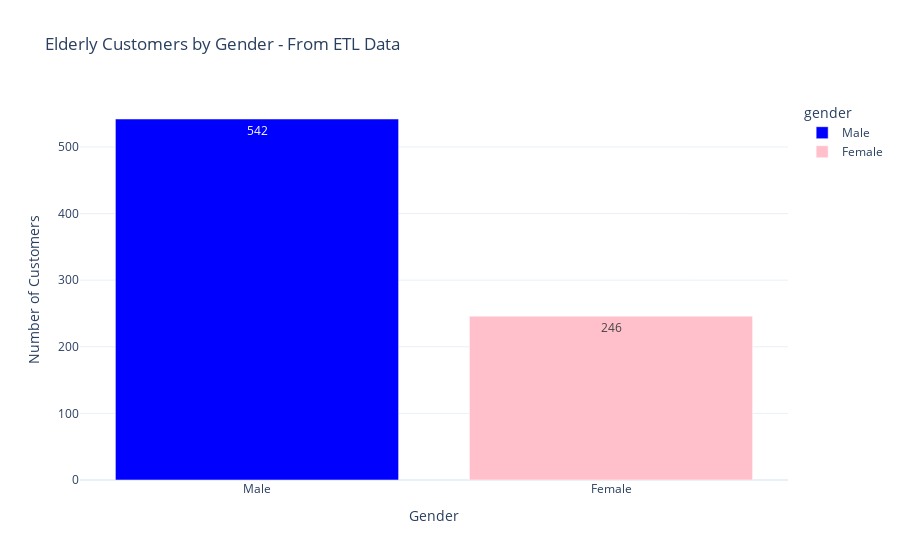
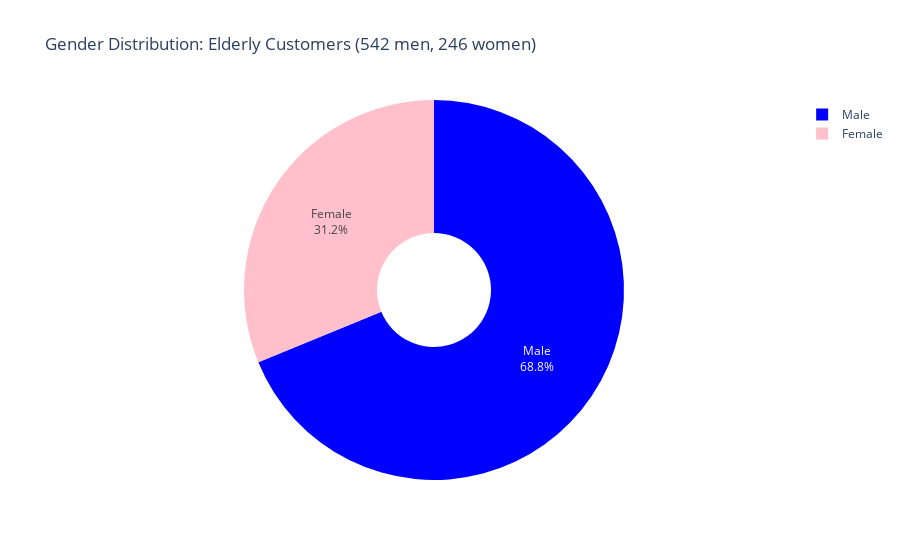
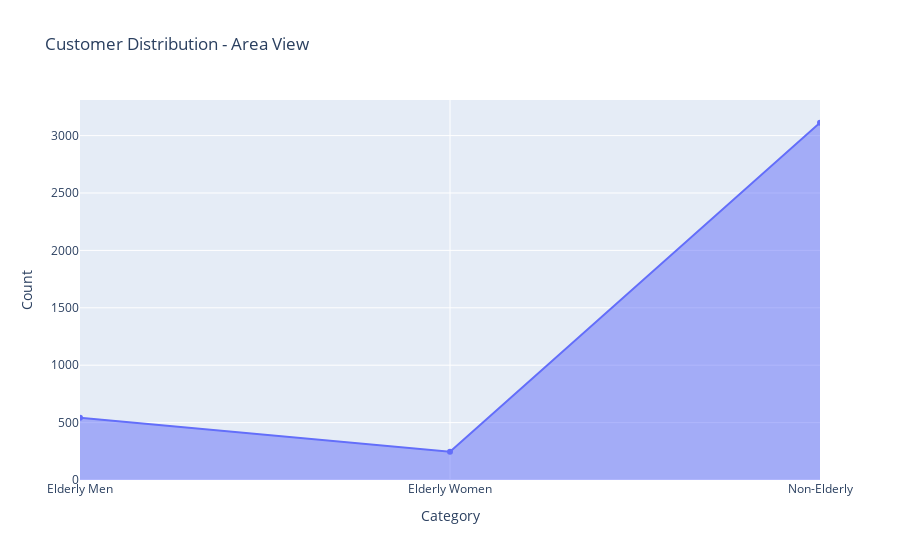

Source (notebook cell) for these figures, in order:
### Markdown cell above
**Files loaded:**
- `elderly_gender_summary.csv`: Gender counts (542 men, 246 women)
- `shopping_trends_clean.csv`: Full cleaned dataset
- `elderly_customers.csv`: Pre-filtered elderly customers
- `area_data.csv`: Summary data for area plots

### Code cell
fig_bar = px.bar(elderly_summary, 
                 x='gender', 
                 y='count',
                 title='Elderly Customers by Gender - From ETL Data',
                 color='gender',
                 color_discrete_map={'Male': 'blue', 'Female': 'pink'},
                 text='count')

fig_bar.update_layout(
    xaxis_title='Gender',
    yaxis_title='Number of Customers',
    template='plotly_white'
)

fig_bar.show()

print(" Creating Pie Chart...")
fig_pie = px.pie(elderly_summary,
                 values='count',
                 names='gender',
                 title='Gender Distribution: Elderly Customers (542 men, 246 women)',
                 hole=0.3,
                 color='gender',
                 color_discrete_map={'Male': 'blue', 'Female': 'pink'})

fig_pie.update_traces(textposition='inside', textinfo='percent+label')
fig_pie.show()


area_data = pd.read_csv('../dataset/clean/area_data.csv')
fig_area = px.area(area_data,
                   x='Category',
                   y='Count',
                   title='Customer Distribution - Area View',
                   markers=True)

fig_area.show()

print("\n All visualizations created from ETL cleaned data!")

### Figure 1 — Plotly figure (JSON) as saved in the notebook; plotly's stock layout.template omitted (floating-point values rounded to 4 significant figures)
{"data": [{"alignmentgroup": "True", "hovertemplate": "gender=%{x}<br>count=%{text}<extra></extra>", "legendgroup": "Male", "marker": {"color": "blue", "pattern": {"shape": ""}}, "name": "Male", "offsetgroup": "Male", "orientation": "v", "showlegend": true, "text": [542], "textposition": "auto", "type": "bar", "x": ["Male"], "xaxis": "x", "y": [542], "yaxis": "y"}, {"alignmentgroup": "True", "hovertemplate": "gender=%{x}<br>count=%{text}<extra></extra>", "legendgroup": "Female", "marker": {"color": "pink", "pattern": {"shape": ""}}, "name": "Female", "offsetgroup": "Female", "orientation": "v", "showlegend": true, "text": [246], "textposition": "auto", "type": "bar", "x": ["Female"], "xaxis": "x", "y": [246], "yaxis": "y"}], "layout": {"barmode": "relative", "legend": {"title": {"text": "gender"}, "tracegroupgap": 0}, "title": {"text": "Elderly Customers by Gender - From ETL Data"}, "xaxis": {"anchor": "y", "categoryarray": ["Male", "Female"], "categoryorder": "array", "domain": [0, 1], "title": {"text": "Gender"}}, "yaxis": {"anchor": "x", "domain": [0, 1], "title": {"text": "Number of Customers"}}}}

### Figure 2 — Plotly figure (JSON) as saved in the notebook; plotly's stock layout.template omitted (floating-point values rounded to 4 significant figures)
{"data": [{"customdata": [["Male"], ["Female"]], "domain": {"x": [0, 1], "y": [0, 1]}, "hole": 0.3, "hovertemplate": "gender=%{customdata[0]}<br>count=%{value}<extra></extra>", "labels": ["Male", "Female"], "legendgroup": "", "marker": {"colors": ["blue", "pink"]}, "name": "", "showlegend": true, "textinfo": "percent+label", "textposition": "inside", "type": "pie", "values": [542, 246]}], "layout": {"legend": {"tracegroupgap": 0}, "title": {"text": "Gender Distribution: Elderly Customers (542 men, 246 women)"}}}

### Figure 3 — Plotly figure (JSON) as saved in the notebook; plotly's stock layout.template omitted (floating-point values rounded to 4 significant figures)
{"data": [{"fillpattern": {"shape": ""}, "hovertemplate": "Category=%{x}<br>Count=%{y}<extra></extra>", "legendgroup": "", "line": {"color": "#636efa"}, "marker": {"symbol": "circle"}, "mode": "markers+lines", "name": "", "orientation": "v", "showlegend": false, "stackgroup": "1", "type": "scatter", "x": ["Elderly Men", "Elderly Women", "Non-Elderly"], "xaxis": "x", "y": [542, 246, 3112], "yaxis": "y"}], "layout": {"legend": {"tracegroupgap": 0}, "title": {"text": "Customer Distribution - Area View"}, "xaxis": {"anchor": "y", "domain": [0, 1], "title": {"text": "Category"}}, "yaxis": {"anchor": "x", "domain": [0, 1], "title": {"text": "Count"}}}}
